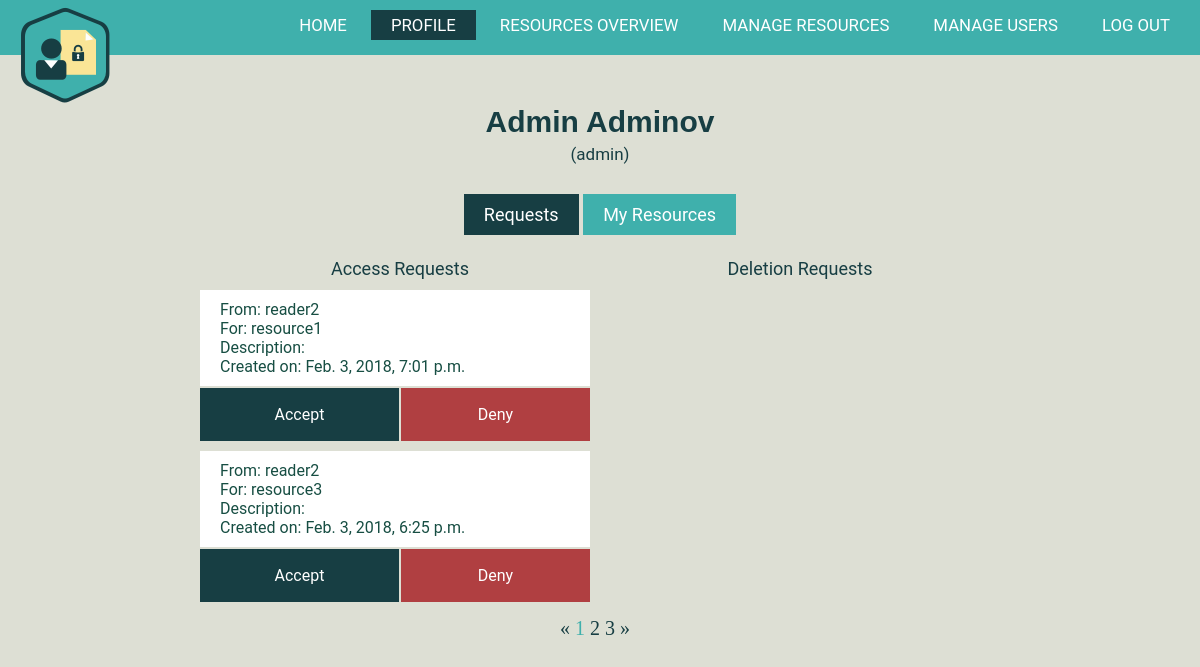
The page /profile/ (signed in) on the database as committed earlier.
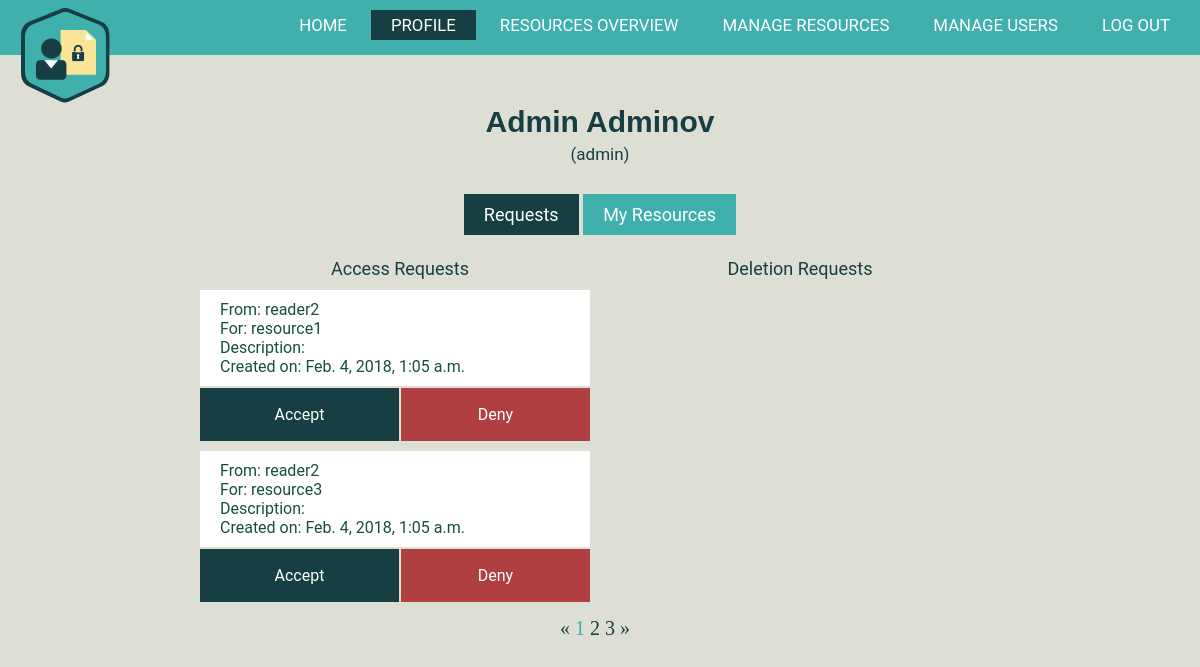
The same page on the database as committed later.
### AuthorizationManagement/models.py (models this page shows)
class Request(models.Model):
    sender = models.ForeignKey(CustomUser, on_delete = models.DO_NOTHING)
    creationDate = models.DateTimeField(default=datetime.now, blank=True)
    resource = models.ForeignKey(Resource, on_delete = models.DO_NOTHING)
    description = models.CharField(max_length=250, default = 'default_description')
    type=""
    class Meta:
        abstract = True
        unique_together=('sender','resource',)

class AccessRequest(Request):
    type = 'access'

class Resource(models.Model):
    type = models.CharField(max_length=50, default = 'default_type')
    name = models.CharField(max_length=150, default = 'default_name')
    description = models.CharField(max_length=250, default = 'default_description')
    creationDate = models.DateTimeField(default=datetime.now, blank=True)
    readers = models.ManyToManyField(CustomUser, related_name= 'reader')
    owners = models.ManyToManyField(Owner, related_name= 'owner')
    link = models.FileField(upload_to='')

### AuthorizationManagement/views.py (the view)
# urls.py: re_path(r'^profile/$', ProfileView.as_view(), name = 'profile'),
@method_decorator(login_required, name='dispatch')
class ProfileView(generic.ListView):
    model = AccessRequest.objects.none()
    template_name = 'AuthorizationManagement/profile.html'
    context_object_name = "requests_list"
    paginate_by = 2
    def get(self,request):
        current_user = Owner.objects.get(id=self.request.user.id)
        resources = MyResourcesView.get_queryset(self)
        if resources.exists():
            self.model = AccessRequest.objects.filter(resource__in=resources)
        if self.model.exists():
            if current_user.is_staff and DeletionRequest.objects.all().exists():
                self.model = list(chain(self.model,DeletionRequest.objects.all()))
        else:
            if current_user.is_staff and DeletionRequest.objects.all().exists():
                self.model = DeletionRequest.objects.all()
        return super(ProfileView, self).get(request)
    def get_queryset(self):
        return self.model
    def get_context_data(self, **kwargs):
        context = super(ProfileView, self).get_context_data(**kwargs)
        current_user = Owner.objects.get(id=self.request.user.id)
        resources = MyResourcesView.get_queryset(self)
        context['is_admin'] = current_user.is_staff
        context['is_superuser'] = current_user.is_superuser
        return context

### AuthorizationManagement/views.py (called while the page is built)
    def get_queryset(self):
        current_user = Owner.objects.get(id=self.request.user.id)
        return current_user.owner.all()

### AuthorizationManagement/templates/AuthorizationManagement/profile.html (shortened to what this page needs)
{% extends "AuthorizationManagement/base.html" %}
{% block profile %}
	class="active";
{% endblock %}
{% block styles %}
	{% load static %}
	<link href="{% static 'AuthorizationManagement/css/home.css' %}" rel="stylesheet" type="text/css"/>
	<link rel="stylesheet" type="text/css" href="{% static 'AuthorizationManagement/css/modal_dialog_req.css' %}" />
	<link rel="stylesheet" type="text/css" href="{% static 'AuthorizationManagement/css/profile.css' %}" />
	<link rel="stylesheet" type="text/css" href="{% static 'AuthorizationManagement/css/resources-overview.css' %}" />
{% endblock %}
{% block body %}
		<div class="body">
		<button onclick="showEditForm()" class="name" id="name"><strong>{{ user.first_name }} {{user.last_name}}</strong></button>
		<p>({{user.username}})</p>
		</div>
	{% block requests_or_resources %}
	<div class="mini-nav">
			<a href="/profile/" class="current">Requests</a></li>
			<a href="/profile/my-resources" class="noncurrent">My Resources</a></li>
	</div>
{% if is_admin %}
	<div class="admin-container">
		 <p class="access-request"> Access Requests </p>
		 <p class="deletion-request"> Deletion Requests </p>
		{% for request in requests_list %}
			{% if request.type == 'access' %}
			<div class="admin-info">
			    <p> From: {{request.sender.username}} </p>
				<p> For: {{request.resource.name}} </p>
				<p> Description: {{request.description}} </p>
				<p> Created on: {{request.creationDate}}
			</div>
				<a href="#approve-request-{{request.pk}}" class="admin-accept-btn"> Accept </a>
				<a href="#deny-request-{{request.pk}}" class="admin-deny-btn"> Deny </a>
				{% endif %}
         {% endfor %}
	</div>
{% endif %}
{% if is_paginated %}
 			  <ul class="pagination">
 			    {% if page_obj.has_previous %}
 			      <li><a href="?page={{ page_obj.previous_page_number }}">&laquo;</a></li>
 			    {% else %}
 			      <li class="disabled"><span>&laquo;</span></li>
 			    {% endif %}
 			    {% for i in paginator.page_range %}
 			      {% if page_obj.number == i %}
 			        <li class="active"><span>{{ i }} </span></li>
 			      {% else %}
 			        <li><a href="?page={{ i }}">{{ i }}</a></li>
 			      {% endif %}
 			    {% endfor %}
 			    {% if page_obj.has_next %}
 			      <li><a href="?page={{ page_obj.next_page_number }}">&raquo;</a></li>
 			    {% else %}
 			      <li class="disabled"><span>&raquo;</span></li>
 			    {% endif %}
  			  </ul>
  		{% endif %}
{% endblock %}
{% endblock %}

### AuthorizationManagement/templates/AuthorizationManagement/base.html (shortened to what this page needs)
<!DOCTYPE html>
<html>
<head>
    {% load static %}
	<link href="{% static 'AuthorizationManagement/css/base.css' %}" rel="stylesheet" type="text/css"/>
	{% block styles %}{% endblock %}
</head>
<body>
	<header>
	<div class "row">
		<div class="logo">
			<img src="{% static 'AuthorizationManagement/images/logo.png' %}">
		</div>
		<ul id="main-nav" class="nav">
			<li><a {% block home%}{% endblock %} href="/">Home</a></li>
			<li><a {% block profile%}{% endblock %} href="/profile/">Profile  </a></li>
			<li><a {% block overview%}{% endblock %} href="/resources-overview/">Resources Overview</a></li>
			{% if is_admin %}
			    <li><a {% block resource-manager%}{% endblock %} href="/resource-manager/">Manage Resources</a></li>
			    <li><a {% block user-manager%}{% endblock %} href="/user-manager/">Manage Users</a></li>
			{% endif %}
			<li><a {% block logout%}{% endblock %} href="/authentification/logout">Log out</a></li>
		</ul>
	</div>
	</header>
	{% block body %}
	{% endblock %}
</body>
</html>

### AuthorizationManagement/static/AuthorizationManagement/css/base.css (style rules this page uses)
* { margin:0; padding:0; }
header { background-color: #3fb0ac; height: 55px; }
body { background-color: #dddfd4; }
.logo img { margin-left: 20px; margin-top: 5px; width: 100px; height: 100px; float: left; }
#main-nav { float: right; margin-top: 15px; margin-right: 10px; }
#main-nav { list-style: none; }
#main-nav li { display: inline-block; }
#main-nav li a { color: white; text-decoration: none; padding: 5px 20px; font-family: "Roboto", sans-serif; font-size: 1.4vw; text-transform: uppercase; }
.active { background-color: #173e43; }

### AuthorizationManagement/static/AuthorizationManagement/css/profile.css (style rules this page uses)
.body { text-align: center; font-family: "Roboto", sans-serif; font-size: 17px; color: #173e43; margin-top: 50px; }
.name { font-size: 30px; border: none; background: none; text-decoration: none; margin-bottom: 5px; color: #173e43; }
.mini-nav { font-family: "Roboto", sans-serif; font-size: 1.5vw; margin-top: 40px; text-align: center; }
.current { padding: 10px 20px; text-decoration: none; color: white; background: #173e43; }
.noncurrent { padding: 10px 20px; text-decoration: none; color: white; background: #3fb0ac; }
.admin-container { display: grid; grid-template-columns: repeat(6, 1fr); grid-template-rows: 40px auto 55px auto 55px; grid-auto-flow: column; font-family: "Roboto", sans-serif; margin-top: 15px; }
.access-request { grid-column: 2/4; color: #173e43; text-align: center; font-size: 18px; padding: 5px 10px; margin-top: 13px; }
.deletion-request { grid-column: 4/6; color: #173e43; text-align: center; font-size: 18px; padding: 5px 10px; margin-top: 13px; }
.admin-info { grid-column: 2/4; border-top: 10px solid #dddfd4; border-right: 10px solid #dddfd4; background: #ffffff; text-decoration: none; text-align: left; padding: 10px 20px; color: #174e43; font-size: 16px; }
.admin-accept-btn { grid-column: 2/3; text-decoration: none; background: #173e43; color: white; padding: 17px 20px; text-align:center; border-top: 2px solid #dddfd4; border-right: 1px solid #dddfd4; }
.admin-deny-btn { grid-column: 3/4; text-decoration: none; background: #b03f41; color: white; padding: 17px 20px; text-align: center; border-top: 2px solid #dddfd4; border-left: 1px solid #dddfd4; border-right: 10px solid #dddfd4; }

### AuthorizationManagement/static/AuthorizationManagement/css/resources-overview.css (style rules this page uses)
.pagination { text-align:center; list-style: none; margin-top: 15px; margin-right: 10px; margin-bottom: 10px; font-size: 20px; color: #173e43; }
.pagination li { display: inline-block; background: none; }
.pagination li a { text-decoration:none; color: #173e43; }
.active { color: #3fb0ac; }

Rows that differ between the two databases and show on the page:
removed AccessRequest: sender.username "reader2", resource.name "resource1", creationDate "Feb. 3, 2018, 7:01 p.m."
removed AccessRequest: sender.username "reader2", resource.name "resource3", creationDate "Feb. 3, 2018, 6:25 p.m."
added AccessRequest: sender.username "reader2", resource.name "resource1", creationDate "Feb. 4, 2018, 1:05 a.m."
added AccessRequest: sender.username "reader2", resource.name "resource3", creationDate "Feb. 4, 2018, 1:05 a.m."
